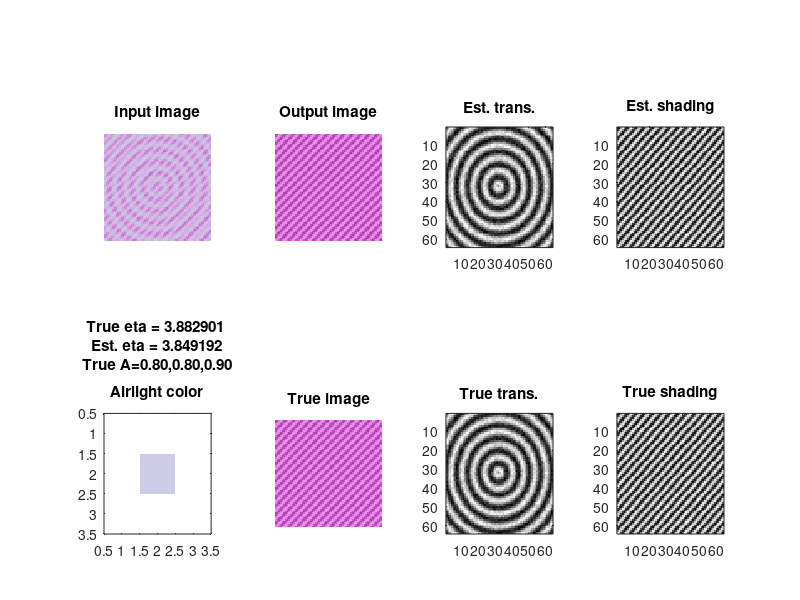

This chart was generated by the following MATLAB code:
% Comes from https://www.cs.huji.ac.il/w~raananf/projects/defog/dehaze.m
% This is a simple example of the dehazing algorithm described in:
% Fattal, Raanan. "Single image dehazing." ACM transactions on graphics (TOG) 27.3 (2008): 72.


function dehaze

NS = 64 ;
N = NS * NS ;

A = [0.8 0.8 0.9]' ;

R = [0.8 0.4 0.8]' ;

Rt = R - A * (R' * A) / (norm(A)^2);

true_eta = A' * R / (norm(A) * norm(Rt)) ;

%
% Generating synthetic transmission & shading functions
%

i=0;
for y=1:NS
    for x=1:NS
    i=i+1 ;
    
    xx = x / NS - 0.5 ;
    yy = y / NS - 0.5 ;

    rr = norm([xx yy]) ;
    
    t(i) = 0.3 + 0.2 * sin(rr * 60) + 0.1 * rand ;
    l(i) = 1 + 0.3 * sin((xx+yy) * 80) + 0.1 * rand ;
    
    end
end

t=t';
l=l';
    

%
% Generating synthetic input image
%

i=0;
for y=1:NS
    for x=1:NS
    i=i+1 ;

    I(i,:) = t(i) .* l(i) .* R + (1-t(i)) .* A ;
    
    im(x,y,1) = I(i,1) ; im(x,y,2) = I(i,2) ; im(x,y,3) = I(i,3) ;
    tim(x,y,1) = l(i) .* R(1) ; tim(x,y,2) = l(i) .* R(2) ; tim(x,y,3) = l(i) .* R(3) ; 
    end
end

% estimating eta, trans. (and shading)

[est_t est_l est_eta] = estimate(A,I) ;

est_t = reshape(est_t,NS,NS) ;
est_l = reshape(est_l,NS,NS) ;


t = reshape(t,NS,NS) ;
l = reshape(l,NS,NS) ;


%
% Generating output haze-free image
%

i=0;
for y=1:NS
    for x=1:NS
    i=i+1 ;

    J(i,:) = (I(i,:) - (1-est_t(i)) * A') / est_t(i) ;
    
    oim(x,y,1) = J(i,1) ; oim(x,y,2) = J(i,2) ; oim(x,y,3) = J(i,3) ;
    end
end

figure(1)
clf

ai = ones(3,3,3) ;
ai(2,2,:) = A ;
ai = uint8(ai*255) ; 
subplot(2,4,5), imagesc(ai), title(sprintf('True eta = %f \nEst. eta = %f\nTrue A=%.2f,%.2f,%.2f\n\nAirlight color',true_eta,est_eta,A(1),A(2),A(3))) ;

colormap(gray(256))
subplot(2,4,3), imagesc(est_t), title('Est. trans.') ;
subplot(2,4,4), imagesc(est_l), title('Est. shading') ;
subplot(2,4,7), imagesc(t), title('True trans.') ;
subplot(2,4,8), imagesc(l), title('True shading') ;

im = uint8(im*255) ;
subplot(2,4,1), imshow(im), title('Input image') ;
oim = uint8(oim*255) ;
subplot(2,4,2), imshow(oim), title('Output image') ;
tim = uint8(tim*255) ;
subplot(2,4,6), imshow(tim), title('True image') ;
%
% Here is the decorrelation procedure that computes eta, and then trans.
% (t) and the shading (l)
%

function [est_t est_l est_eta] = estimate(A, I)

IA = I * A / norm(A) ;
IR = sqrt(sum(I.^2,2) - IA.^2) ;
H = (norm(A) - IA) ./ IR ;

C = cov(IA, H) ./ cov(IR, H) ;
est_eta = C(1,2) ;

est_t = 1 - (IA - est_eta * IR) / norm(A) ;
est_l = IR ./ est_t ;